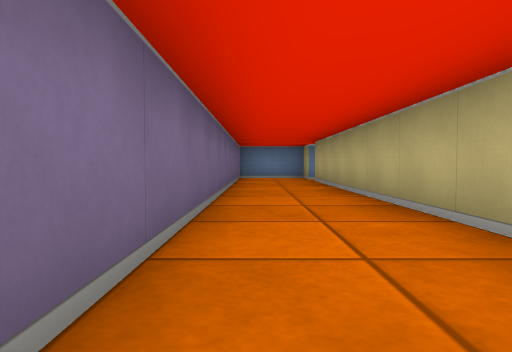
view 1 (above)

18 first-person views from a walk through a cub3D ray-caster map. The camera is about half as high as the walls, tilts 2° down and sees 75° across. The floor is counted in squares. Each view is taken from the middle of a square. On the plan, view 1 faces up. The plan holds only what a view shows up to about 9 squares ahead; the rest is blank.

view 2
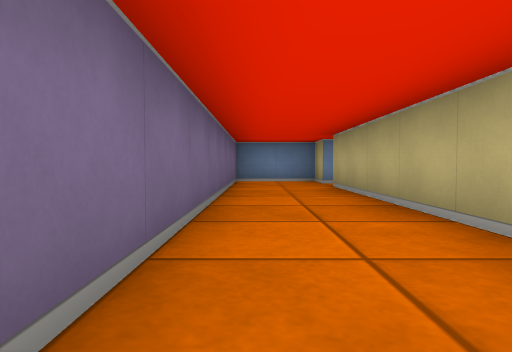

view 3
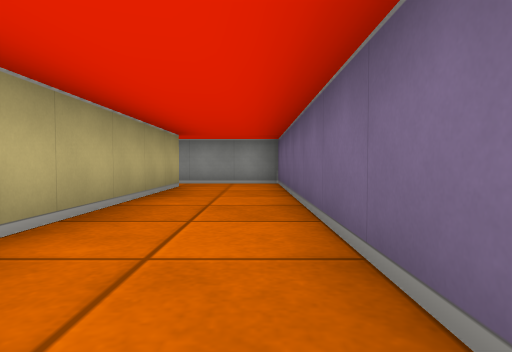

view 4
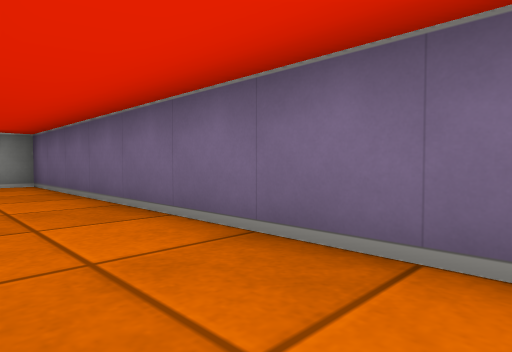

view 5
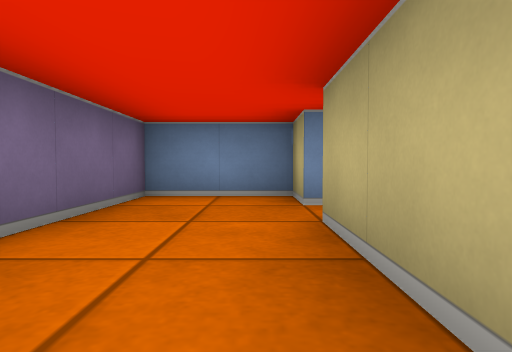

view 6
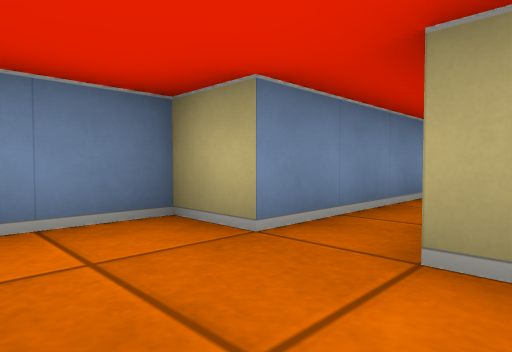

view 7
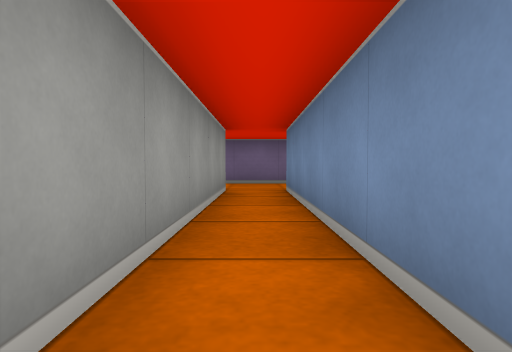

view 8
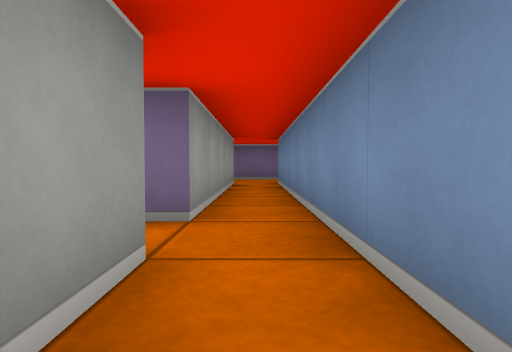

view 9
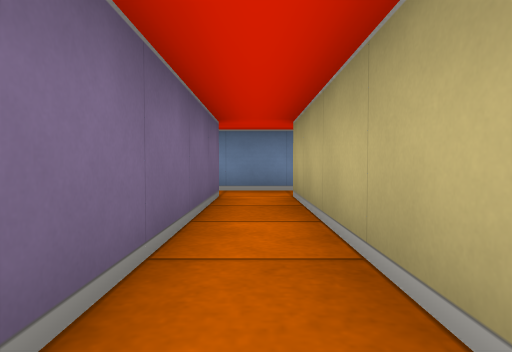

view 10
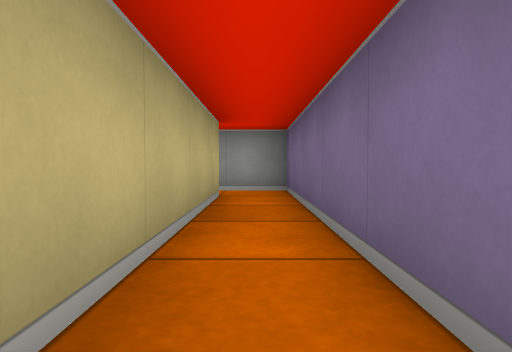

view 11
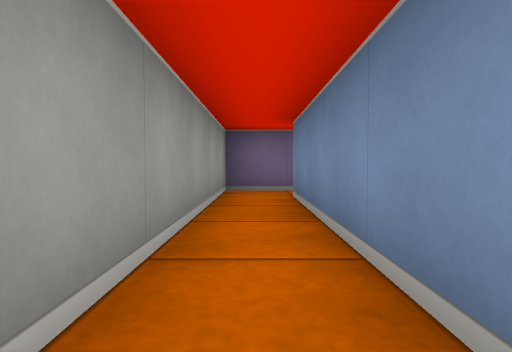

view 12
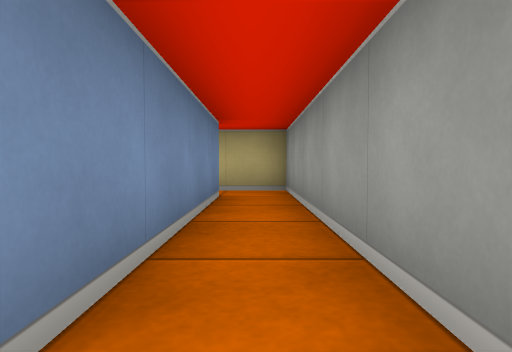

view 13
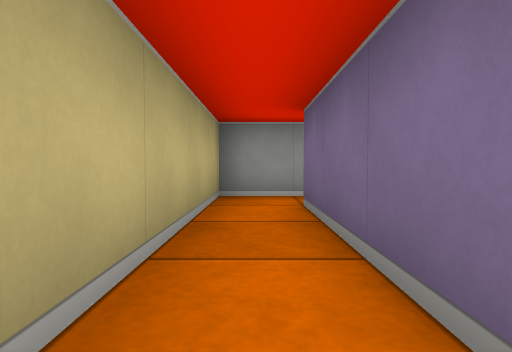

view 14
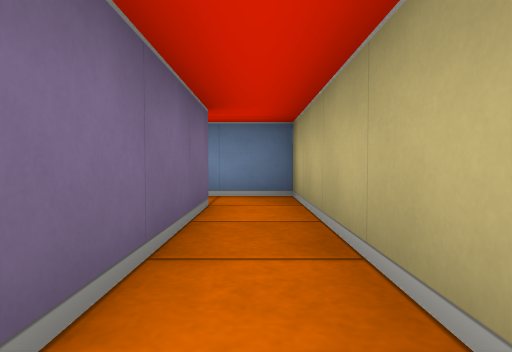

view 15
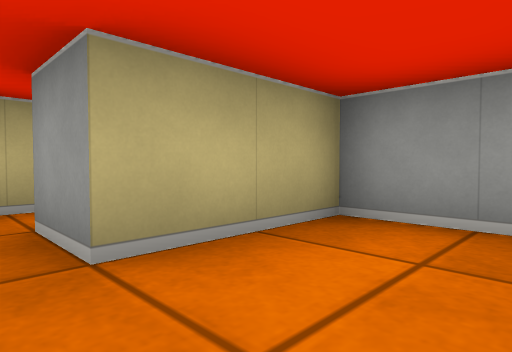

view 16
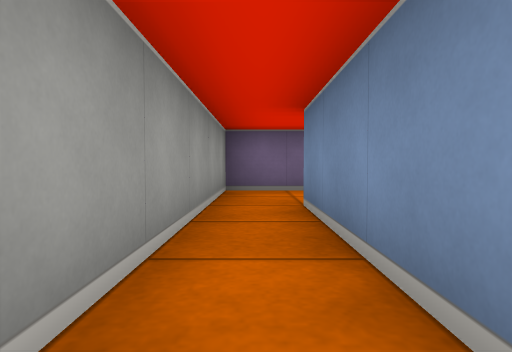

view 17
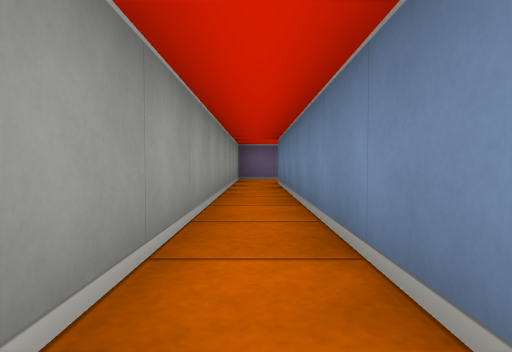

view 18
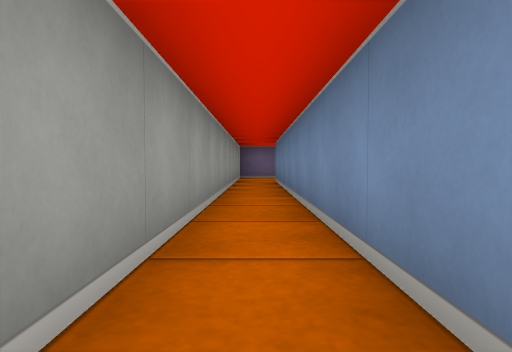

### Floor plan
Points are (right, up) in squares from view 1. A wall is a line through its corners. A room is listed if a view was taken in it or the views show most of it. See-through windows are left out.
Room 1 (views 1, 2, 3, 4, 5, 6)
walls: (1.5, 9.5) (1.5, 10.5) (-0.5, 10.5) (-0.5, -3.5) (1.5, -3.5); (1.5, -2.5) (1.5, 8.5)
ways out: opening at (1, 9) to room 2; opening at (2, -3) to room 7
Room 2 (view 7)
walls: (1.5, 8.5) (6.5, 8.5); (7.4, 9.5) (1.5, 9.5)
ways out: opening at (1, 9) to room 1; opening at (8, 9) to room 3; opening at (7, 8) to room 4
Room 3 (view 8)
walls: (8.4, 9.5) (7.4, 9.5); (7.5, 8.5) (8.4, 8.5)
ways out: opening at (8, 9) to room 2
Room 4 (views 9, 10, 12)
walls: (6.5, 8.5) (6.5, 2.5) (7.5, 2.5); (7.5, 3.5) (7.5, 8.5)
ways out: opening at (7, 8) to room 2; opening at (8, 3) to room 5
Room 5 (views 11, 13, 14)
walls: (10.5, 6.5) (11.5, 6.5) (11.5, 3.5) (7.5, 3.5); (7.5, 2.5) (12.5, 2.5) (12.5, 7.5) (11.2, 7.5)
ways out: opening at (8, 3) to room 4; opening at (11, 7) to room 6
Room 6 (view 15)
walls: (9.2, 4.5) (10.5, 4.5) (10.5, 6.5)
ways out: opening at (11, 7) to room 5
Room 7 (views 16, 17, 18)
walls: (9.4, -2.5) (1.5, -2.5); (1.5, -3.5) (9.4, -3.5)
ways out: opening at (2, -3) to room 1

Positions as (right, up) in squares from view 1, and headings:
1: (0, 0), facing up
2: (0, 2), facing up
3: (0, 4), facing down
4: (1, 4), facing down-left
5: (1, 6), facing up
6: (0, 8), facing up-right
7: (7, 9), facing left
8: (9, 9), facing left
9: (7, 4), facing up
10: (7, 8), facing down
11: (12, 3), facing left
12: (7, 3), facing right
13: (12, 7), facing down
14: (12, 3), facing up
15: (9, 7), facing down-right
16: (5, -3), facing left
17: (9, -3), facing left
18: (10, -3), facing left
